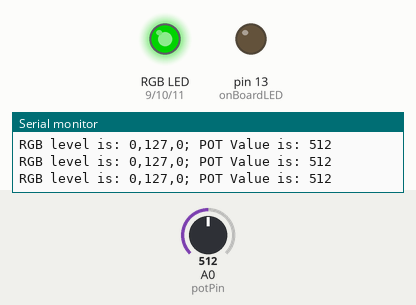
The sketch below on a simulated Arduino Uno, built with avr-gcc and run on an emulated ATmega328P. On the bench: an RGB LED mixed from three pins (HIGH = lit), output pins drawn as LEDs (lit = HIGH), the last lines printed to the serial monitor. The inputs (shaded band) are chosen by the test bench; at power-on: A0 (potPin) = 512. Dim RGB values are drawn brighter than linear.

Above: at 1.2 s.
1.3 s: A0 (potPin) set to 414
At 2.7 s:
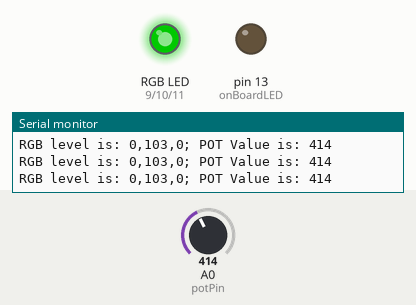
4.3 s: A0 (potPin) set to 390
At 5.1 s:
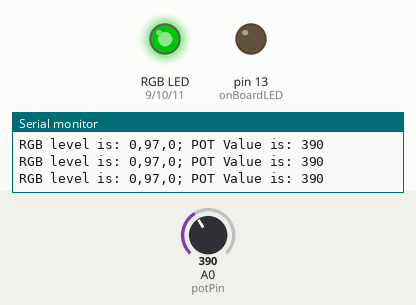
7.3 s: A0 (potPin) set to 692
At 8.4 s:
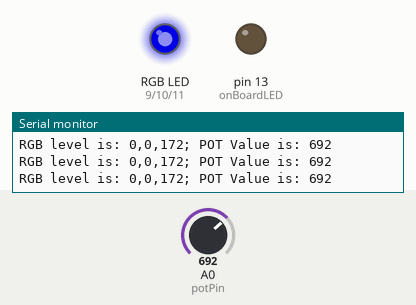
8.8 s: A0 (potPin) set to 993
At 10.0 s:
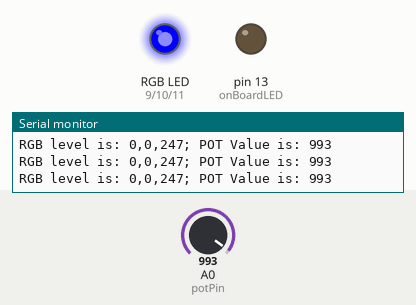
10.3 s: A0 (potPin) set to 1008
At 11.2 s:
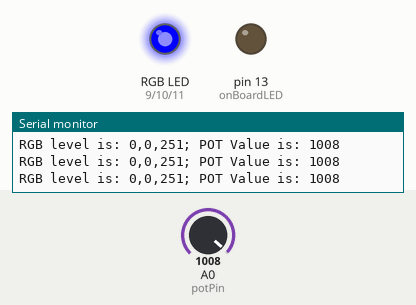
13.3 s: A0 (potPin) set to 673
At 14.5 s:
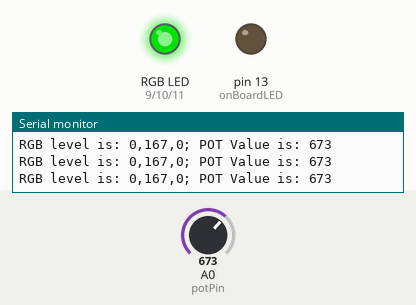
Timing chart, 0 to 15.8 s (numbered marks = the images above; inputs shaded):
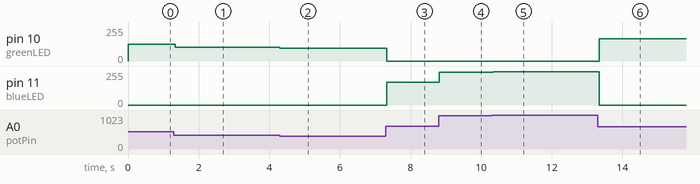

The sketch:

HourOfCode_RGB_Example.ino
```cpp
/*
  File: HourOfCode_RGB_Example
  Description:
  Reads an analog input on pin A0, scales it to 0-255 range for use in setting RGB LED to different colors; prints the result to the serial monitor.
  Attach the center pin of a potentiometer to pin A0, and the outside pins to +5V and ground.
  Attach RGB to pins 9,10,11 using 220 ohm resitors and the common pin to ground.
*/

// Global variables
int redLED = 9;         // red LED connected to pin 9
int greenLED = 10;      // green LED connected to pin 10
int blueLED = 11;       // blue LED connected to pin 11
int onBoardLED = 13;    // onboard LED is connected to pin 13
int potPin = A0;        // potentiometer is connected to analog pin A0

int redLevel = 0;       // create variables to hold brightness levels
int greenLevel = 0;
int blueLevel = 0;

int potValue;           // create variable to hold potentiometer value read from potPin

void setup() {
  Serial.begin(9600);               // turn on the serial port for monitoring as needed
  pinMode(redLED, OUTPUT);          // set LED pins as OUTPUT
  pinMode(greenLED, OUTPUT);
  pinMode(blueLED, OUTPUT);
  pinMode(onBoardLED, OUTPUT);

  pinMode(potPin, INPUT);           // set potentiometer pin as input
  digitalWrite(onBoardLED, LOW);    // make sure the onboard LED is off
}

void loop() {

  potValue = analogRead(potPin);                  // read value from potentiometer
  // if potValue 0-341 - change redLevel
  // if potValue 342-682 - change greenLevel
  // if potValue 682-1023 - change blueLevel

  if (potValue >= 0 && potValue <= 341) {
    redLevel = map(potValue, 0, 1023, 0, 255);    // set new hue of redLED; adjust potentiometer (0-1023) to fit LED (0-255) scale
    greenLevel = 0;
    blueLevel = 0;
  }

  if (potValue >= 342 && potValue <= 682) {
    redLevel = 0;
    greenLevel = map(potValue, 0, 1023, 0, 255);  // set new hue of greenLED; adjust potentiometer (0-1023) to fit LED (0-255) scale
    blueLevel = 0;
  }

  if (potValue >= 683 && potValue <= 1023) {
    redLevel = 0;
    greenLevel = 0;
    blueLevel = map(potValue, 0, 1023, 0, 255);  // set new hue of blueLED; adjust potentiometer (0-1023) to fit LED (0-255) scale
  }

  analogWrite(redLED, redLevel);                // set value of redLED to scaled value of potentiometer
  analogWrite(greenLED, greenLevel);            // set value of greenLED to scaled value of potentiometer
  analogWrite(blueLED, blueLevel);              // set value of blueLED to scaled value of potentiometer

  Serial.print("RGB level is: ");               // print some data to the serial monitor for debuging if needed
  Serial.print(redLevel); Serial.print(",");    // sample output: "RGB level is: 0,245,0; POT Value is: 500"
  Serial.print(greenLevel); Serial.print(",");
  Serial.print(blueLevel); Serial.print("; ");
  Serial.print("POT Value is: "); Serial.println(potValue);
}
```

Measured:
- after the input at 1.3 s, pin 10 (greenLED): 127/255 → 103/255 at once
- after the input at 4.3 s, pin 10 (greenLED): 103/255 → 97/255 at once
- after the input at 7.3 s, pin 10 (greenLED): 97/255 → 0/255 at once; pin 11 (blueLED): 0/255 → 172/255 at once
- after the input at 8.8 s, pin 11 (blueLED): 172/255 → 247/255 at once
- after the input at 10.3 s, pin 11 (blueLED): 247/255 → 251/255 at once
- after the input at 13.3 s, pin 10 (greenLED): 0/255 → 167/255 at once; pin 11 (blueLED): 251/255 → 0/255 at once
